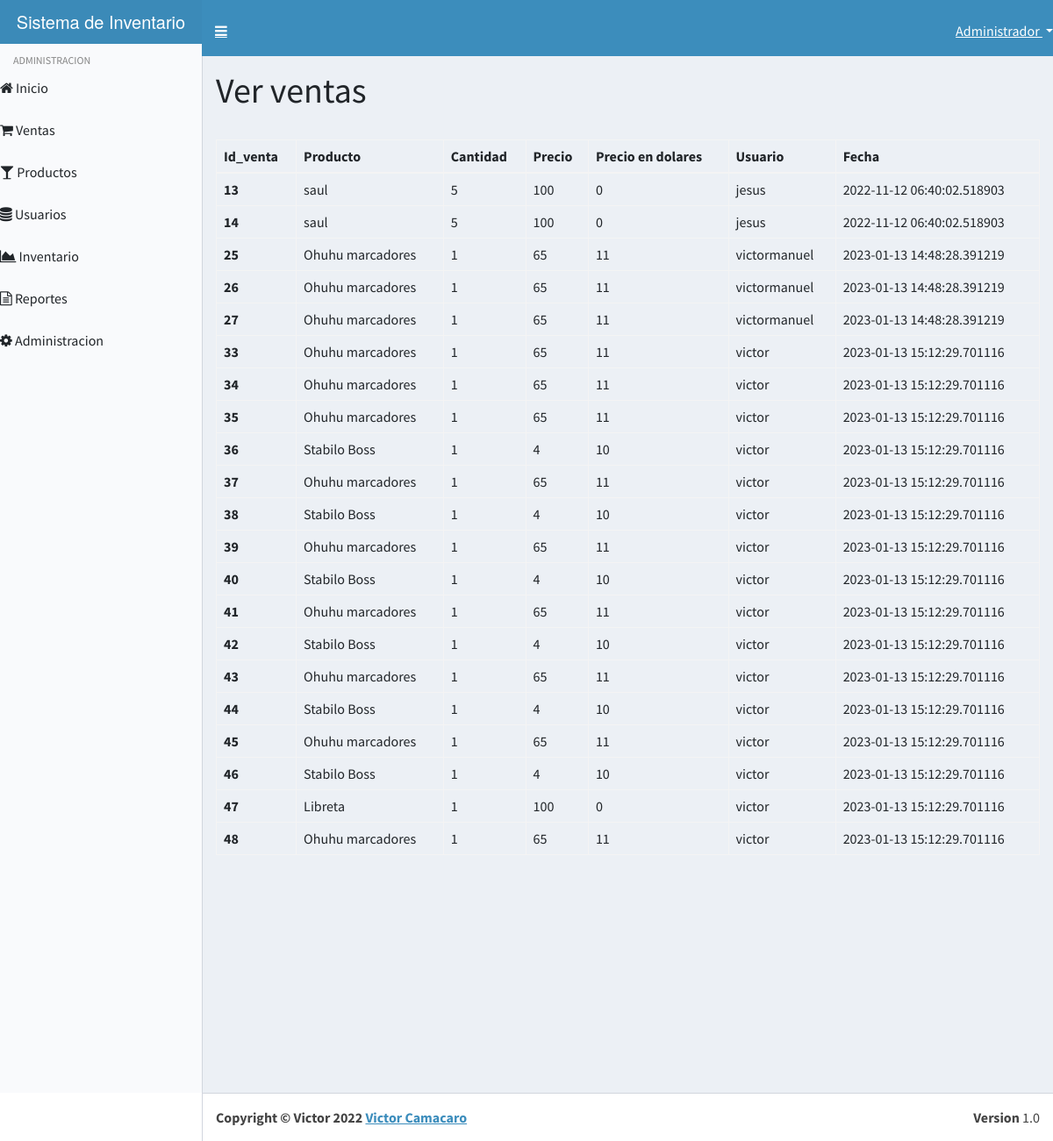
The page /vistas/ver_ventas.php (signed in) on the database its author committed.
### tables this page shows
CREATE TABLE `ventas` (
  `Id_venta` int(11) NOT NULL,
  `Id_producto` int(11) NOT NULL,
  `Nombre_producto` varchar(250) NOT NULL,
  `cantidad` int(11) NOT NULL,
  `Precio` int(11) NOT NULL,
  `Precio_dolares` int(11) NOT NULL,
  `Id_usuario` int(11) NOT NULL,
  `fecha` timestamp NOT NULL DEFAULT CURRENT_TIMESTAMP ON UPDATE CURRENT_TIMESTAMP
);

CREATE TABLE `producto` (
  `Id_producto` int(11) NOT NULL,
  `codigo_producto` int(70) NOT NULL,
  `imagen_producto` varchar(255) NOT NULL,
  `Nombre_producto` varchar(70) NOT NULL,
  `Descripcion_producto` varchar(100) NOT NULL,
  `Precio` int(11) NOT NULL,
  `Precio_dolares` int(11) NOT NULL,
  `cantidad_total` int(11) NOT NULL,
  `cantidad_inicial` int(11) NOT NULL
);

CREATE TABLE `usuarios` (
  `Id_usuario` int(30) NOT NULL,
  `Imagen_usuario` varchar(255) NOT NULL,
  `Primer_nombre` varchar(70) NOT NULL,
  `Segundo_Nombre` varchar(70) NOT NULL,
  `Primer_apellido` varchar(70) NOT NULL,
  `Segundo_Apellido` varchar(70) NOT NULL,
  `Usuario` varchar(70) NOT NULL,
  `Password` varchar(70) NOT NULL,
  `Tipo_C` enum('V','E') NOT NULL,
  `Cedula` varchar(11) NOT NULL,
  `Direccion` varchar(70) NOT NULL,
  `id_estado` int(11) NOT NULL,
  `id_municipio` int(11) NOT NULL,
  `id_parroquia` int(11) NOT NULL,
  `id_ciudad` int(11) NOT NULL,
  `genero` varchar(70) NOT NULL,
  `email` varchar(70) NOT NULL,
  `telefono` varchar(11) NOT NULL,
  `Id_status_B` int(11) NOT NULL,
  `Id_perfil` int(11) NOT NULL,
  `fecha` timestamp(6) NOT NULL DEFAULT CURRENT_TIMESTAMP(6) ON UPDATE CURRENT_TIMESTAMP(6)
);

### vistas/ver_ventas.php (the view, shortened to what this page needs)
<?php $conexion=new mysqli('localhost','root','','implantacion');
 ?>
<html><head>
    <link href="../bootstrap.min.css" rel="stylesheet" type="text/css">
   <link href="../plugins/font-awesome/css/font-awesome.min.css" rel="stylesheet" type="text/css">
    <link href="../plugins/dist/css/AdminLTE.min.css" rel="stylesheet" type="text/css">
    <link href="../plugins/dist/css/skins/skin-blue-light.min.css" rel="stylesheet" type="text/css">
    <link rel="stylesheet" href="../plugins/datatables/dataTables.bootstrap.css">
  <link rel="stylesheet" href="../plugins/morris/morris.css">
  <link rel="stylesheet" href="../plugins/morris/example.css">
  </head>
  <body class="skin-blue-light sidebar-mini">
    <div class="wrapper">
            <header class="main-header">
        <div class="logo">
          <span class="logo-lg"><b>Sistema de </b>Inventario</span>
        </div>
        <nav class="navbar navbar-static-top" role="navigation" style="height: 8%;">
          <a href="#" class="sidebar-toggle" data-toggle="offcanvas" role="button">
          </a>
          <div class="navbar-custom-menu">
            <ul class="nav navbar-nav">
              <li class="dropdown user user-menu">
                <a href="#" class="dropdown-toggle" data-toggle="dropdown">
                  <span class="">Administrador <b class="caret"></b> </span>
                </a>
              </li>
            </ul>
          </div>
        </nav>
      </header>
      <aside class="main-sidebar">
        <section class="sidebar">
          <ul class="sidebar-menu" style="width: 150px;">
            <li class="header">ADMINISTRACION</li>
                                    <li><i class="fa fa-home"></i> <span>Inicio</span></li>
                                    <br>
           <li><i class="fa fa-shopping-cart"></i> <span>Ventas</span></li>
            <br>
            <li><i class="fa fa-glass"></i> <span>Productos</span></li>
            <br>
            <li class="treeview">
              <i class="fa fa-database"></i> <span>Usuarios</span>
            </li>
            <br>
            <li >
             <i class="fa fa-area-chart"></i> <span>Inventario</span>
            </li>
            <br>
                        <li class="treeview">
              <i class="fa fa-file-text-o"></i> <span>Reportes</span>
            </li>
            <br>
            <li class="treeview">
              <i class="fa fa-cog"></i> <span>Administracion</span></a>
            </li>
          </ul>
        </section>
      </aside>
            <div class="content-wrapper" style="min-height: 552px;">
      <div class="content">
          <div class="row">
  <div class="col-md-12">
    <h1>Ver ventas</h1>
</div>
</div>
<div class="row">
<div class="table-responsive">
<br><table class="table table-hover table-bordered">
  <thead>
    <tr><th>Id_venta</th>
    <th>Producto </th>
    <th>Cantidad</th>
    <th>Precio</th>
    <th>Precio en dolares</th>
    <th>Usuario</th>
    <th>Fecha</th>
  </tr></thead>
  <tbody>
    <?php  $sql="SELECT * FROM ventas INNER JOIN producto ON ventas.Id_producto=producto.Id_producto INNER JOIN usuarios ON ventas.Id_usuario=usuarios.Id_usuario";
      $query=$conexion->query($sql);
      while ($row=$query->fetch_assoc()) {
        ?>
    <tr><th><?php echo $row['Id_venta']; ?></th>
    <td><?php echo $row['Nombre_producto']; ?> </td>
    <td><?php echo $row['cantidad']; ?></td>
    <td><?php echo $row['Precio']; ?></td>
    <td><?php echo $row['Precio_dolares']; ?></td>
    <td><?php echo $row['Usuario']; ?></td>
    <td><?php echo $row['fecha']; ?></td>
    <?php } ?>
  </tr>
  </tbody>
    </table>
  </div>
<div class="clearfix"></div>
  <br><br><br><br><br><br><br><br><br><br>
  </div>
</div>        </div>
      </div>
        <footer class="main-footer">
        <div class="pull-right hidden-xs">
          <b>Version</b> 1.0
        </div>
        <strong>Copyright © Victor 2022 <a href="" target="_blank">Victor Camacaro</a></strong>
      </footer>
</body></html>

### rows shown on the page
ventas: Id_venta "13", Id_producto.Nombre_producto "saul", cantidad "5", Id_producto.Precio "100", Id_producto.Precio_dolares "0", Id_usuario.Usuario "jesus", Id_usuario.fecha "2022-11-12 06:40:02.518903"
ventas: Id_venta "14", Id_producto.Nombre_producto "saul", cantidad "5", Id_producto.Precio "100", Id_producto.Precio_dolares "0", Id_usuario.Usuario "jesus", Id_usuario.fecha "2022-11-12 06:40:02.518903"
ventas: Id_venta "25", Id_producto.Nombre_producto "Ohuhu marcadores", cantidad "1", Id_producto.Precio "65", Id_producto.Precio_dolares "11", Id_usuario.Usuario "victormanuel", Id_usuario.fecha "2023-01-13 14:48:28.391219"
ventas: Id_venta "26", Id_producto.Nombre_producto "Ohuhu marcadores", cantidad "1", Id_producto.Precio "65", Id_producto.Precio_dolares "11", Id_usuario.Usuario "victormanuel", Id_usuario.fecha "2023-01-13 14:48:28.391219"
ventas: Id_venta "27", Id_producto.Nombre_producto "Ohuhu marcadores", cantidad "1", Id_producto.Precio "65", Id_producto.Precio_dolares "11", Id_usuario.Usuario "victormanuel", Id_usuario.fecha "2023-01-13 14:48:28.391219"
ventas: Id_venta "33", Id_producto.Nombre_producto "Ohuhu marcadores", cantidad "1", Id_producto.Precio "65", Id_producto.Precio_dolares "11", Id_usuario.Usuario "victor", Id_usuario.fecha "2023-01-13 15:12:29.701116"
ventas: Id_venta "34", Id_producto.Nombre_producto "Ohuhu marcadores", cantidad "1", Id_producto.Precio "65", Id_producto.Precio_dolares "11", Id_usuario.Usuario "victor", Id_usuario.fecha "2023-01-13 15:12:29.701116"
ventas: Id_venta "35", Id_producto.Nombre_producto "Ohuhu marcadores", cantidad "1", Id_producto.Precio "65", Id_producto.Precio_dolares "11", Id_usuario.Usuario "victor", Id_usuario.fecha "2023-01-13 15:12:29.701116"
ventas: Id_venta "36", Id_producto.Nombre_producto "Stabilo Boss", cantidad "1", Id_producto.Precio "4", Id_producto.Precio_dolares "10", Id_usuario.Usuario "victor", Id_usuario.fecha "2023-01-13 15:12:29.701116"
ventas: Id_venta "37", Id_producto.Nombre_producto "Ohuhu marcadores", cantidad "1", Id_producto.Precio "65", Id_producto.Precio_dolares "11", Id_usuario.Usuario "victor", Id_usuario.fecha "2023-01-13 15:12:29.701116"
ventas: Id_venta "38", Id_producto.Nombre_producto "Stabilo Boss", cantidad "1", Id_producto.Precio "4", Id_producto.Precio_dolares "10", Id_usuario.Usuario "victor", Id_usuario.fecha "2023-01-13 15:12:29.701116"
ventas: Id_venta "39", Id_producto.Nombre_producto "Ohuhu marcadores", cantidad "1", Id_producto.Precio "65", Id_producto.Precio_dolares "11", Id_usuario.Usuario "victor", Id_usuario.fecha "2023-01-13 15:12:29.701116"
ventas: Id_venta "40", Id_producto.Nombre_producto "Stabilo Boss", cantidad "1", Id_producto.Precio "4", Id_producto.Precio_dolares "10", Id_usuario.Usuario "victor", Id_usuario.fecha "2023-01-13 15:12:29.701116"
ventas: Id_venta "41", Id_producto.Nombre_producto "Ohuhu marcadores", cantidad "1", Id_producto.Precio "65", Id_producto.Precio_dolares "11", Id_usuario.Usuario "victor", Id_usuario.fecha "2023-01-13 15:12:29.701116"
ventas: Id_venta "42", Id_producto.Nombre_producto "Stabilo Boss", cantidad "1", Id_producto.Precio "4", Id_producto.Precio_dolares "10", Id_usuario.Usuario "victor", Id_usuario.fecha "2023-01-13 15:12:29.701116"
ventas: Id_venta "43", Id_producto.Nombre_producto "Ohuhu marcadores", cantidad "1", Id_producto.Precio "65", Id_producto.Precio_dolares "11", Id_usuario.Usuario "victor", Id_usuario.fecha "2023-01-13 15:12:29.701116"
ventas: Id_venta "44", Id_producto.Nombre_producto "Stabilo Boss", cantidad "1", Id_producto.Precio "4", Id_producto.Precio_dolares "10", Id_usuario.Usuario "victor", Id_usuario.fecha "2023-01-13 15:12:29.701116"
ventas: Id_venta "45", Id_producto.Nombre_producto "Ohuhu marcadores", cantidad "1", Id_producto.Precio "65", Id_producto.Precio_dolares "11", Id_usuario.Usuario "victor", Id_usuario.fecha "2023-01-13 15:12:29.701116"
ventas: Id_venta "46", Id_producto.Nombre_producto "Stabilo Boss", cantidad "1", Id_producto.Precio "4", Id_producto.Precio_dolares "10", Id_usuario.Usuario "victor", Id_usuario.fecha "2023-01-13 15:12:29.701116"
ventas: Id_venta "47", Id_producto.Nombre_producto "Libreta", cantidad "1", Id_producto.Precio "100", Id_producto.Precio_dolares "0", Id_usuario.Usuario "victor", Id_usuario.fecha "2023-01-13 15:12:29.701116"
ventas: Id_venta "48", Id_producto.Nombre_producto "Ohuhu marcadores", cantidad "1", Id_producto.Precio "65", Id_producto.Precio_dolares "11", Id_usuario.Usuario "victor", Id_usuario.fecha "2023-01-13 15:12:29.701116"
